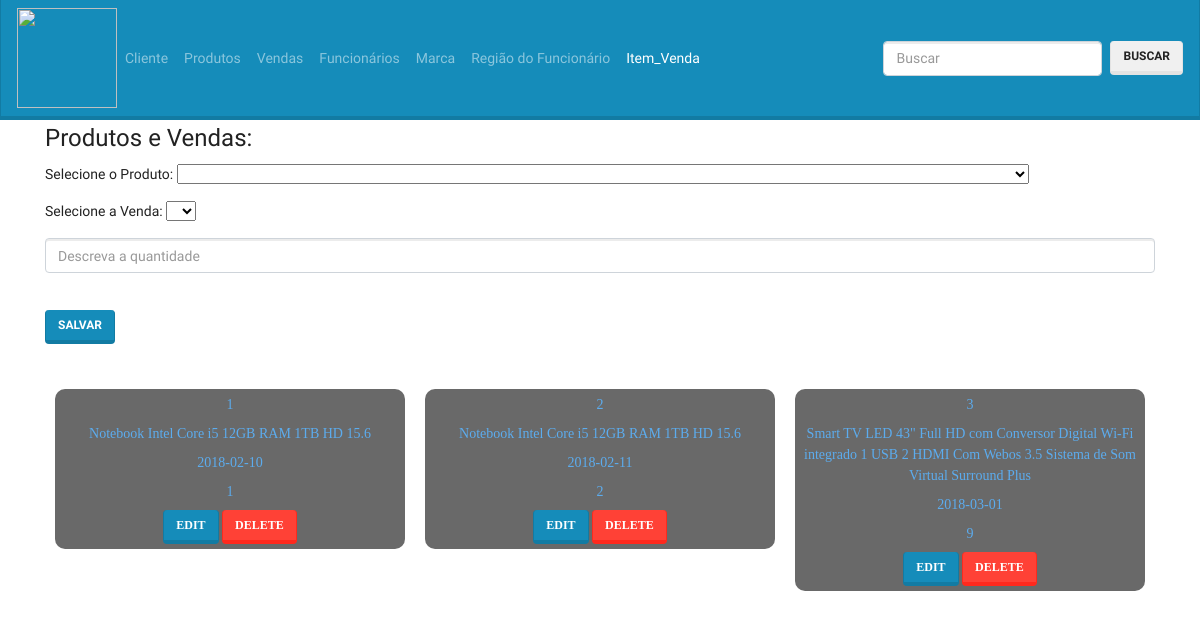
Screenshot of /site_completo/item_venda/item_venda.php with the database file from the repository.
### tables this page shows
CREATE TABLE IF NOT EXISTS `produtos_has_vendas` (
  `iditem` int(11) NOT NULL AUTO_INCREMENT,
  `produtos_idprodutos` int(11) NOT NULL,
  `vendas_idvendas` int(11) NOT NULL,
  `quantidade` decimal(10,0) NOT NULL,
  PRIMARY KEY (`iditem`,`produtos_idprodutos`,`vendas_idvendas`),
  KEY `fk_produtos_has_vendas_vendas1_idx` (`vendas_idvendas`),
  KEY `fk_produtos_has_vendas_produtos1_idx` (`produtos_idprodutos`)
);

CREATE TABLE IF NOT EXISTS `produtos` (
  `idprodutos` int(11) NOT NULL AUTO_INCREMENT,
  `nome` varchar(300) NOT NULL,
  `foto` varchar(300) DEFAULT NULL,
  `valor` varchar(45) NOT NULL,
  `marca_idmarca` int(11) NOT NULL,
  `modelo` varchar(45) DEFAULT NULL,
  PRIMARY KEY (`idprodutos`),
  KEY `fk_produtos_marca_idx` (`marca_idmarca`)
);

CREATE TABLE IF NOT EXISTS `vendas` (
  `idvendas` int(11) NOT NULL AUTO_INCREMENT,
  `cliente_idcliente` int(11) NOT NULL,
  `data_venda` date NOT NULL COMMENT 'Data da Venda',
  PRIMARY KEY (`idvendas`),
  KEY `fk_vendas_cliente1_idx` (`cliente_idcliente`)
);

### site_completo/item_venda/item_venda.php (the view, shortened to what this page needs)
<?php
include_once 'crud3.php';
?>
<!DOCTYPE HTML "-//W3C//DTD XHTML 1.0 Transitional//EN" "http://www.w3.org/TR/xhtml1/DTD/xhtml1-transitional.dtd">
<html xmlns="http://www.w3.org/1999/xhtml">
<head>
    <link rel="stylesheet" href="vendas1.css">
    <link type="text/css" rel="stylesheet" href ="../css/style.css">
   <link href="https://maxcdn.bootstrapcdn.com/bootstrap/4.0.0-beta.3/css/bootstrap.min.css" rel="stylesheet">
     <link href="https://maxcdn.bootstrapcdn.com/bootswatch/4.0.0-beta.3/lumen/bootstrap.min.css" rel="stylesheet">
  <body>
  <nav class="navbar navbar-expand-lg navbar-dark bg-primary">
   <a href="../index.php"><img class="formiga" src="http://www.jogosdesoletrar.com/data/images/formiga-rainha,-a-formiga-com-uma-vida-mais-longa_51965f0a8b9a5-thumb.jpg"></a>
    <div class="collapse navbar-collapse" id="navbarColor01">
      <ul class="navbar-nav mr-auto">
        <li class="nav-item">
          <a class="nav-link" href="../cliente/cliente.php">Cliente</a>
        </li>
        <li class="nav-item">
          <a class="nav-link" href="../produtos/produtos.php">Produtos</a>
        </li>
        <li class="nav-item">
          <a class="nav-link" href="../vendas/vendas.php">Vendas</a>
        </li>
        <li class="nav-item">
          <a class="nav-link" href="../funcionarios/cad_funciona.php">Funcionários</a>
        </li>
        <li class="nav-item">
          <a class="nav-link" href="../marca/marca.php">Marca</a>
        </li>
        <li class="nav-item">
          <a class="nav-link" href="../regiao/regiao.php">Região do Funcionário</a>
        </li>
        <li class="nav-item active">
          <a class="nav-link" href="../item_venda/item_venda.php">Item_Venda</a>
        </li>
      </ul>
      <form class="form-inline my-2 my-lg-0" action="../busca.php" method="post">
        <input name="buscar" class="form-control mr-sm-2" type="text" placeholder="Buscar">
        <button class="btn btn-secondary my-2 my-sm-0" type="submit">Buscar</button>
      </form>
    </div>
  </nav>
<div id="form" class="container">
<form method="post">
  <fieldset>
    <legend>Produtos e Vendas: </legend>
    <div class="form-group">
      Selecione o Produto:
      <select name="produtos_idprodutos">
        <option></option>
        <?php
        $res = $MySQLiconn->query("SELECT * FROM produtos");
        while($row=$res->fetch_array())
        {
        ?>
        <option value="<?php echo $row['idprodutos']; ?>"
          <?php
            if(isset($_GET['edit'])){
              if(  $getROW['produtos_idprodutos'] == $row['idprodutos'] ){
                echo "selected";
              }
            }
          ?>
        >
        </option>
        <?php
        }
        ?>
      </select>
    </div>
      <div class="form-group">
      Selecione a Venda:
      <select name="vendas_idvendas">
        <option></option>
        <?php
        $res = $MySQLiconn->query("SELECT * FROM vendas");
        while($row=$res->fetch_array())
        {
        ?>
        <option value="<?php echo $row['idvendas']; ?>"
          <?php
            if(isset($_GET['edit'])){
              if(  $getROW['vendas_idvendas'] == $row['idvendas'] ){
                echo "selected";
              }
            }
          ?>
        >
        </option>
        <?php
        }
        ?>
      </select>
    </div>
    <div class="form-group">
      <input class="form-control" name="quantidade" placeholder="Descreva a quantidade" type="text" value="<?php if(isset($_GET['edit'])) echo $getROW['quantidade'];  ?>">
    </div>
<br>
    </fieldset>
<?php
if(isset($_GET['edit']))
{
  ?>
  <button type="submit" class="btn btn-primary" name="update">update</button>
  <?php
}
else
{
  ?>
  <button type="submit" class="btn btn-primary" name="save">Salvar</button>
  <?php
}
?>
</form>
<br>
<?php
$res = $MySQLiconn->query("SELECT item.*, p.nome, v.data_venda FROM produtos_has_vendas item inner join produtos p on p.idprodutos = item.produtos_idprodutos inner join vendas v on item.vendas_idvendas = v.idvendas  ");
while($row=$res->fetch_array())
{
    ?>
  <div id="" class="visual">
       <label><?php echo $row['iditem']; ?></label><br>
      <label><?php echo $row['nome']; ?></label><br>
      <label><?php echo $row['data_venda']; ?></label><br>
      <label><?php echo $row['quantidade']; ?></label><br>
      <a href="?edit=<?php echo $row['iditem']; ?>" onclick="return confirm('sure to edit !'); " class="btn btn-primary">edit</a>
      <a href="?del=<?php echo $row['iditem']; ?>" onclick="return confirm('sure to delete !'); " class="btn btn-danger">delete</a>
  </div>
    <?php
}
?>
<br>
<br>
<br>
</div>
</body>
</html>

### site_completo/item_venda/vendas1.css (style rules this page uses)
.visual { float: left; width: 350px; border-radius: 10px; margin: 10px; padding: 5px; background-color: #696969; text-align: center; color:#5CACEE; font-family: 'Oleo Script', cursive; }

### site_completo/css/style.css (style rules this page uses)
.formiga { width: 100px; height: 100px; }

### rows the page displays
produtos_has_vendas: iditem "1", produtos_idprodutos.nome "Notebook Intel Core i5 12GB RAM 1TB HD 15.6", vendas_idvendas.data_venda "2018-02-10", quantidade "1"
produtos_has_vendas: iditem "2", produtos_idprodutos.nome "Notebook Intel Core i5 12GB RAM 1TB HD 15.6", vendas_idvendas.data_venda "2018-02-11", quantidade "2"
produtos_has_vendas: iditem "3", produtos_idprodutos.nome "Smart TV LED 43\" Full HD com Conversor Digital Wi-Fi integrado 1 USB 2 HDMI Com Webos 3.5 Sistema de Som Virtual Surround Plus", vendas_idvendas.data_venda "2018-03-01", quantidade "9"
